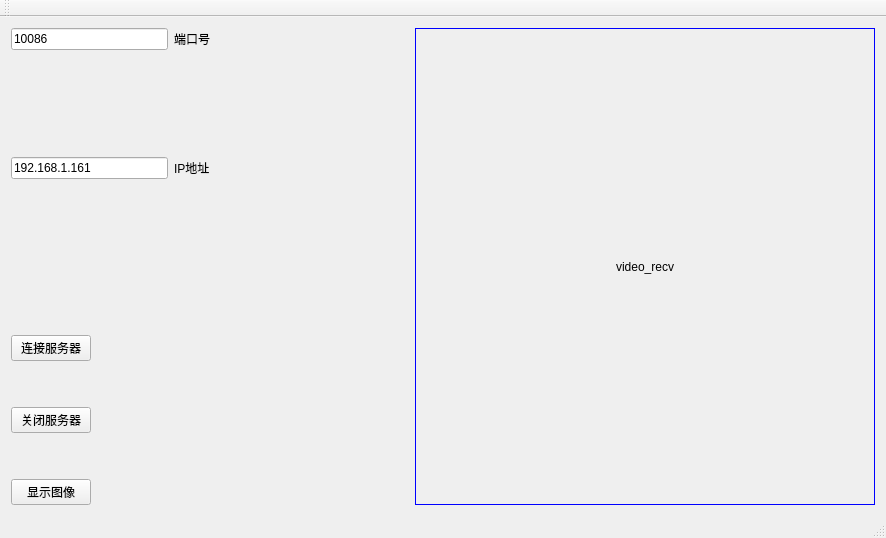
<?xml version="1.0" encoding="UTF-8"?>
<ui version="4.0">
 <class>MainWindow</class>
 <widget class="QMainWindow" name="MainWindow">
  <property name="geometry">
   <rect>
    <x>0</x>
    <y>0</y>
    <width>886</width>
    <height>538</height>
   </rect>
  </property>
  <property name="windowTitle">
   <string>MainWindow</string>
  </property>
  <widget class="QWidget" name="centralWidget">
   <layout class="QGridLayout" name="gridLayout">
    <item row="0" column="0">
     <layout class="QHBoxLayout" name="horizontalLayout_6">
      <item>
       <layout class="QVBoxLayout" name="verticalLayout_3">
        <item>
         <layout class="QVBoxLayout" name="verticalLayout_2">
          <item>
           <layout class="QHBoxLayout" name="horizontalLayout_5">
            <item>
             <widget class="QLineEdit" name="lineEdit">
              <property name="text">
               <string>10086</string>
              </property>
             </widget>
            </item>
            <item>
             <widget class="QLabel" name="label_2">
              <property name="text">
               <string>端口号</string>
              </property>
             </widget>
            </item>
           </layout>
          </item>
          <item>
           <spacer name="verticalSpacer_3">
            <property name="orientation">
             <enum>Qt::Vertical</enum>
            </property>
            <property name="sizeHint" stdset="0">
             <size>
              <width>20</width>
              <height>40</height>
             </size>
            </property>
           </spacer>
          </item>
          <item>
           <layout class="QHBoxLayout" name="horizontalLayout_4">
            <item>
             <widget class="QLineEdit" name="lineEdit_2">
              <property name="text">
               <string>192.168.1.161</string>
              </property>
             </widget>
            </item>
            <item>
             <widget class="QLabel" name="label_3">
              <property name="text">
               <string>IP地址</string>
              </property>
             </widget>
            </item>
           </layout>
          </item>
         </layout>
        </item>
        <item>
         <spacer name="verticalSpacer_4">
          <property name="orientation">
           <enum>Qt::Vertical</enum>
          </property>
          <property name="sizeHint" stdset="0">
           <size>
            <width>20</width>
            <height>40</height>
           </size>
          </property>
         </spacer>
        </item>
        <item>
         <layout class="QVBoxLayout" name="verticalLayout">
          <item>
           <layout class="QHBoxLayout" name="horizontalLayout">
            <item>
             <widget class="QPushButton" name="connect_server">
              <property name="text">
               <string>连接服务器</string>
              </property>
             </widget>
            </item>
            <item>
             <spacer name="horizontalSpacer">
              <property name="orientation">
               <enum>Qt::Horizontal</enum>
              </property>
              <property name="sizeHint" stdset="0">
               <size>
                <width>40</width>
                <height>20</height>
               </size>
              </property>
             </spacer>
            </item>
           </layout>
          </item>
          <item>
           <spacer name="verticalSpacer">
            <property name="orientation">
             <enum>Qt::Vertical</enum>
            </property>
            <property name="sizeHint" stdset="0">
             <size>
              <width>20</width>
              <height>40</height>
             </size>
            </property>
           </spacer>
          </item>
          <item>
           <layout class="QHBoxLayout" name="horizontalLayout_2">
            <item>
             <widget class="QPushButton" name="close_connect">
              <property name="text">
               <string>关闭服务器</string>
              </property>
             </widget>
            </item>
            <item>
             <spacer name="horizontalSpacer_2">
              <property name="orientation">
               <enum>Qt::Horizontal</enum>
              </property>
              <property name="sizeHint" stdset="0">
               <size>
                <width>40</width>
                <height>20</height>
               </size>
              </property>
             </spacer>
            </item>
           </layout>
          </item>
          <item>
           <spacer name="verticalSpacer_2">
            <property name="orientation">
             <enum>Qt::Vertical</enum>
            </property>
            <property name="sizeHint" stdset="0">
             <size>
              <width>20</width>
              <height>40</height>
             </size>
            </property>
           </spacer>
          </item>
          <item>
           <layout class="QHBoxLayout" name="horizontalLayout_3">
            <item>
             <widget class="QPushButton" name="disp_img">
              <property name="text">
               <string>显示图像</string>
              </property>
             </widget>
            </item>
            <item>
             <spacer name="horizontalSpacer_3">
              <property name="orientation">
               <enum>Qt::Horizontal</enum>
              </property>
              <property name="sizeHint" stdset="0">
               <size>
                <width>40</width>
                <height>20</height>
               </size>
              </property>
             </spacer>
            </item>
           </layout>
          </item>
         </layout>
        </item>
       </layout>
      </item>
      <item>
       <spacer name="horizontalSpacer_4">
        <property name="orientation">
         <enum>Qt::Horizontal</enum>
        </property>
        <property name="sizeHint" stdset="0">
         <size>
          <width>40</width>
          <height>20</height>
         </size>
        </property>
       </spacer>
      </item>
      <item>
       <widget class="QLabel" name="label">
        <property name="sizePolicy">
         <sizepolicy hsizetype="Expanding" vsizetype="Expanding">
          <horstretch>0</horstretch>
          <verstretch>0</verstretch>
         </sizepolicy>
        </property>
        <property name="minimumSize">
         <size>
          <width>460</width>
          <height>320</height>
         </size>
        </property>
        <property name="styleSheet">
         <string notr="true">.QLabel{
	border:1px solid blue;
}</string>
        </property>
        <property name="text">
         <string>video_recv</string>
        </property>
        <property name="scaledContents">
         <bool>false</bool>
        </property>
        <property name="alignment">
         <set>Qt::AlignCenter</set>
        </property>
       </widget>
      </item>
     </layout>
    </item>
   </layout>
  </widget>
  <widget class="QMenuBar" name="menuBar">
   <property name="geometry">
    <rect>
     <x>0</x>
     <y>0</y>
     <width>886</width>
     <height>23</height>
    </rect>
   </property>
  </widget>
  <widget class="QToolBar" name="mainToolBar">
   <attribute name="toolBarArea">
    <enum>TopToolBarArea</enum>
   </attribute>
   <attribute name="toolBarBreak">
    <bool>false</bool>
   </attribute>
  </widget>
  <widget class="QStatusBar" name="statusBar"/>
 </widget>
 <layoutdefault spacing="6" margin="11"/>
 <resources/>
 <connections/>
</ui>
